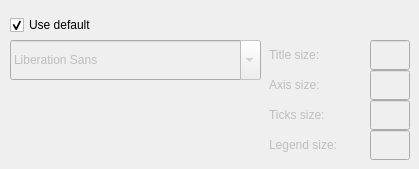
         <widget class="QWidget" name="page_15">
          <widget class="QLabel" name="plot1DTitleFontSize_LB">
           <property name="enabled">
            <bool>false</bool>
           </property>
           <property name="geometry">
            <rect>
             <x>269</x>
             <y>40</y>
             <width>101</width>
             <height>30</height>
            </rect>
           </property>
           <property name="text">
            <string>Title size:</string>
           </property>
          </widget>
          <widget class="QLabel" name="plot1DAxisFontSize_LB">
           <property name="enabled">
            <bool>false</bool>
           </property>
           <property name="geometry">
            <rect>
             <x>269</x>
             <y>70</y>
             <width>101</width>
             <height>30</height>
            </rect>
           </property>
           <property name="text">
            <string>Axis size:</string>
           </property>
          </widget>
          <widget class="QLabel" name="plot1DLegendFontSize_LB">
           <property name="enabled">
            <bool>false</bool>
           </property>
           <property name="geometry">
            <rect>
             <x>269</x>
             <y>130</y>
             <width>101</width>
             <height>30</height>
            </rect>
           </property>
           <property name="text">
            <string>Legend size:</string>
           </property>
          </widget>
          <widget class="QLabel" name="plot1DTickFontSize_LB">
           <property name="enabled">
            <bool>false</bool>
           </property>
           <property name="geometry">
            <rect>
             <x>269</x>
             <y>100</y>
             <width>101</width>
             <height>30</height>
            </rect>
           </property>
           <property name="text">
            <string>Ticks size:</string>
           </property>
          </widget>
          <widget class="QFontComboBox" name="plot1DFont_fontComboBox">
           <property name="enabled">
            <bool>false</bool>
           </property>
           <property name="geometry">
            <rect>
             <x>10</x>
             <y>40</y>
             <width>251</width>
             <height>40</height>
            </rect>
           </property>
          </widget>
          <widget class="QLineEdit" name="plot1DTitleFontSize_LE">
           <property name="enabled">
            <bool>false</bool>
           </property>
           <property name="geometry">
            <rect>
             <x>370</x>
             <y>40</y>
             <width>40</width>
             <height>30</height>
            </rect>
           </property>
          </widget>
          <widget class="QLineEdit" name="plot1DAxisFontSize_LE">
           <property name="enabled">
            <bool>false</bool>
           </property>
           <property name="geometry">
            <rect>
             <x>370</x>
             <y>70</y>
             <width>40</width>
             <height>30</height>
            </rect>
           </property>
          </widget>
          <widget class="QLineEdit" name="plot1DTickFontSize_LE">
           <property name="enabled">
            <bool>false</bool>
           </property>
           <property name="geometry">
            <rect>
             <x>370</x>
             <y>100</y>
             <width>40</width>
             <height>30</height>
            </rect>
           </property>
          </widget>
          <widget class="QLineEdit" name="plot1DLegendFontSize_LE">
           <property name="enabled">
            <bool>false</bool>
           </property>
           <property name="geometry">
            <rect>
             <x>370</x>
             <y>130</y>
             <width>40</width>
             <height>30</height>
            </rect>
           </property>
          </widget>
          <widget class="QCheckBox" name="plot1DFont_CB">
           <property name="geometry">
            <rect>
             <x>10</x>
             <y>10</y>
             <width>100</width>
             <height>30</height>
            </rect>
           </property>
           <property name="text">
            <string>Use default</string>
           </property>
           <property name="checked">
            <bool>true</bool>
           </property>
          </widget>
         </widget>
